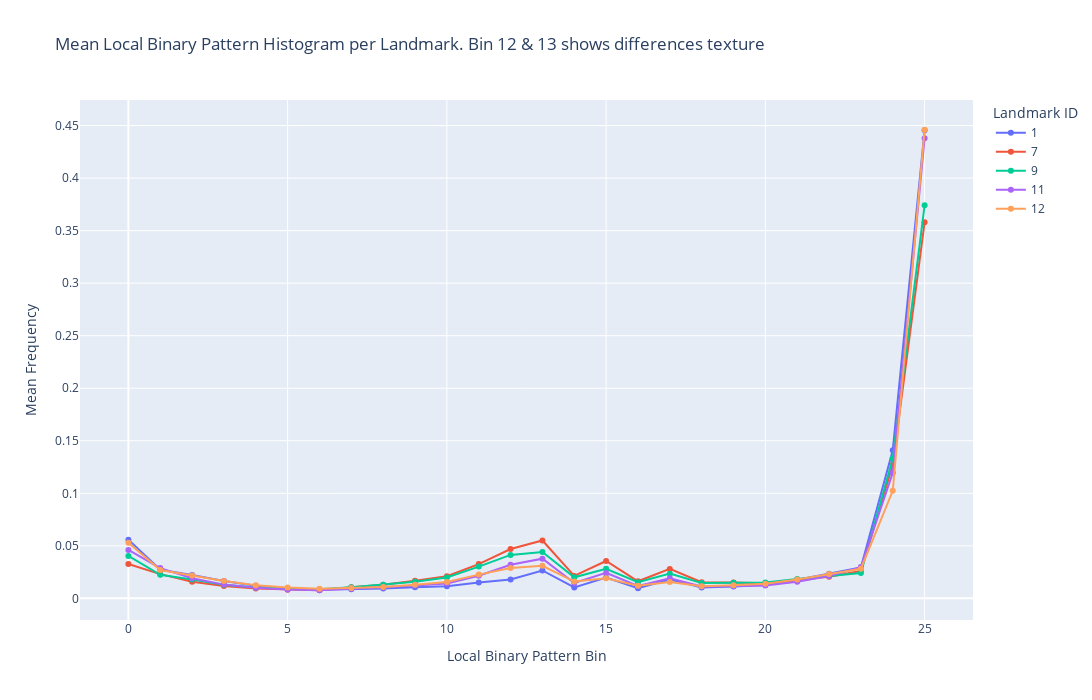

Here is the notebook cell this chart was saved with:
### Code cell
# Plot the Mean Local Binary Pattern histogram
lbp_df = five_landmarks_df.dropna(subset=['local_binary_pattern']).copy()

first_hist = lbp_df.iloc[0]['local_binary_pattern']
n_bins = len(first_hist)
# Get histogram mean grouped by landmark
mean_hists = lbp_df.groupby('landmark_id', observed=True)['local_binary_pattern'].apply(mean_histogram)

records = []
for landmark_id, hist in mean_hists.items():
    for i, v in enumerate(hist):
        records.append({'landmark_id': landmark_id, 'bin': i, 'value': float(v)})
plot_df = pd.DataFrame(records)

fig = px.line(
    plot_df,
    x='bin',
    y='value',
    color='landmark_id',
    markers=True,
    labels={'bin': 'Local Binary Pattern Bin', 'value': 'Mean Frequency', 'landmark_id': 'Landmark ID'},
    title='Mean Local Binary Pattern Histogram per Landmark. Bin 12 & 13 shows differences texture'
)
fig.update_layout(width=1200, height=700)
fig.show()
fig.write_image('images/lbp_mean_histogram_5_landmarks.png')

### Figure 1 — Plotly figure (JSON) as saved in the notebook; plotly's stock layout.template omitted (floating-point values rounded to 4 significant figures)
{"data": [{"hovertemplate": "Landmark ID=1<br>Local Binary Pattern Bin=%{x}<br>Mean Frequency=%{y}<extra></extra>", "legendgroup": "1", "line": {"color": "#636efa", "dash": "solid"}, "marker": {"symbol": "circle"}, "mode": "lines+markers", "name": "1", "orientation": "v", "showlegend": true, "x": [0, 1, 2, 3, 4, 5, 6, 7, 8, 9, 10, 11, 12, 13, 14, 15, 16, 17, 18, 19, 20, 21, 22, 23, 24, 25], "xaxis": "x", "y": [0.0559, 0.0273, 0.02221, 0.01644, 0.01195, 0.009338, 0.008114, 0.008637, 0.009278, 0.01061, 0.01146, 0.0151, 0.01791, 0.02654, 0.01042, 0.01989, 0.009608, 0.018, 0.01042, 0.01129, 0.01265, 0.01765, 0.02337, 0.02938, 0.141, 0.4455], "yaxis": "y", "type": "scatter"}, {"hovertemplate": "Landmark ID=7<br>Local Binary Pattern Bin=%{x}<br>Mean Frequency=%{y}<extra></extra>", "legendgroup": "7", "line": {"color": "#EF553B", "dash": "solid"}, "marker": {"symbol": "circle"}, "mode": "lines+markers", "name": "7", "orientation": "v", "showlegend": true, "x": [0, 1, 2, 3, 4, 5, 6, 7, 8, 9, 10, 11, 12, 13, 14, 15, 16, 17, 18, 19, 20, 21, 22, 23, 24, 25], "xaxis": "x", "y": [0.03266, 0.02306, 0.01578, 0.01172, 0.009408, 0.008274, 0.007755, 0.01061, 0.01304, 0.0168, 0.021, 0.03264, 0.04693, 0.05511, 0.02139, 0.03557, 0.01624, 0.02803, 0.01538, 0.01501, 0.01436, 0.01748, 0.02058, 0.02603, 0.1272, 0.3579], "yaxis": "y", "type": "scatter"}, {"hovertemplate": "Landmark ID=9<br>Local Binary Pattern Bin=%{x}<br>Mean Frequency=%{y}<extra></extra>", "legendgroup": "9", "line": {"color": "#00cc96", "dash": "solid"}, "marker": {"symbol": "circle"}, "mode": "lines+markers", "name": "9", "orientation": "v", "showlegend": true, "x": [0, 1, 2, 3, 4, 5, 6, 7, 8, 9, 10, 11, 12, 13, 14, 15, 16, 17, 18, 19, 20, 21, 22, 23, 24, 25], "xaxis": "x", "y": [0.04034, 0.02248, 0.018, 0.01295, 0.01039, 0.009137, 0.008565, 0.01069, 0.01296, 0.01587, 0.01992, 0.03022, 0.04134, 0.04407, 0.02007, 0.02821, 0.01536, 0.02354, 0.01467, 0.01482, 0.01501, 0.01839, 0.02153, 0.02417, 0.1332, 0.3741], "yaxis": "y", "type": "scatter"}, {"hovertemplate": "Landmark ID=11<br>Local Binary Pattern Bin=%{x}<br>Mean Frequency=%{y}<extra></extra>", "legendgroup": "11", "line": {"color": "#ab63fa", "dash": "solid"}, "marker": {"symbol": "circle"}, "mode": "lines+markers", "name": "11", "orientation": "v", "showlegend": true, "x": [0, 1, 2, 3, 4, 5, 6, 7, 8, 9, 10, 11, 12, 13, 14, 15, 16, 17, 18, 19, 20, 21, 22, 23, 24, 25], "xaxis": "x", "y": [0.04605, 0.02883, 0.01917, 0.0131, 0.01004, 0.008509, 0.007725, 0.009197, 0.01033, 0.0122, 0.01421, 0.02149, 0.03202, 0.0378, 0.01462, 0.02422, 0.0118, 0.01906, 0.01125, 0.01183, 0.01217, 0.01591, 0.02124, 0.02975, 0.1195, 0.438], "yaxis": "y", "type": "scatter"}, {"hovertemplate": "Landmark ID=12<br>Local Binary Pattern Bin=%{x}<br>Mean Frequency=%{y}<extra></extra>", "legendgroup": "12", "line": {"color": "#FFA15A", "dash": "solid"}, "marker": {"symbol": "circle"}, "mode": "lines+markers", "name": "12", "orientation": "v", "showlegend": true, "x": [0, 1, 2, 3, 4, 5, 6, 7, 8, 9, 10, 11, 12, 13, 14, 15, 16, 17, 18, 19, 20, 21, 22, 23, 24, 25], "xaxis": "x", "y": [0.05303, 0.02697, 0.02181, 0.01645, 0.01247, 0.01025, 0.009052, 0.009876, 0.01091, 0.01302, 0.01561, 0.0226, 0.02884, 0.03096, 0.01601, 0.01905, 0.01195, 0.01568, 0.01156, 0.01237, 0.01381, 0.01791, 0.0232, 0.0282, 0.1024, 0.446], "yaxis": "y", "type": "scatter"}], "layout": {"xaxis": {"anchor": "y", "domain": [0.0, 1.0], "title": {"text": "Local Binary Pattern Bin"}}, "yaxis": {"anchor": "x", "domain": [0.0, 1.0], "title": {"text": "Mean Frequency"}}, "legend": {"title": {"text": "Landmark ID"}, "tracegroupgap": 0}, "title": {"text": "Mean Local Binary Pattern Histogram per Landmark. Bin 12 & 13 shows differences texture"}, "width": 1200, "height": 700}}
